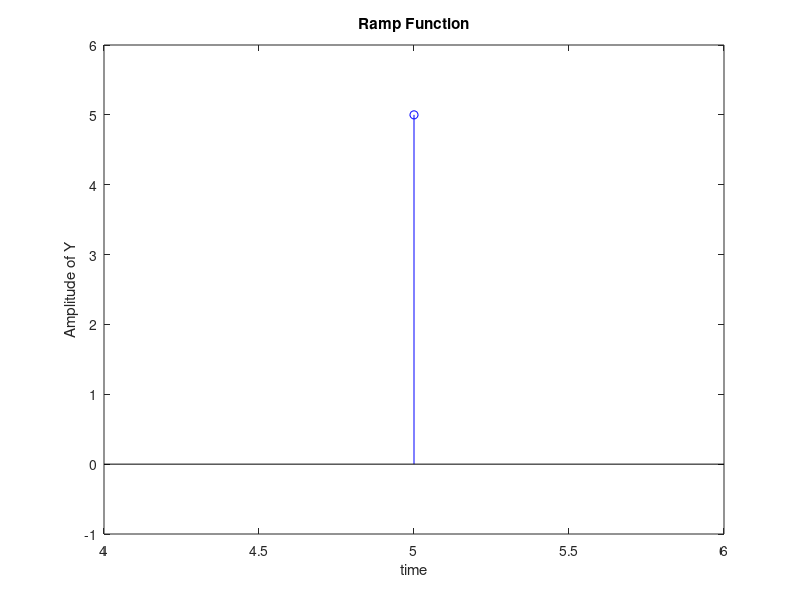

The MATLAB source for this figure:
close all;
clear all;
clc;

n1= input ('Enter lower limit');
n2= input ('Enter upper limit');
n= n1: 1: n2;
x=n.*[n>=0];
stem (n, x, 'b');
axis([(n1-1) (n2+1) -1 (n2+1)]);   % -x,x,-y,y
title (' Ramp Function ');
xlabel ('time');
ylabel ('Amplitude of Y');
